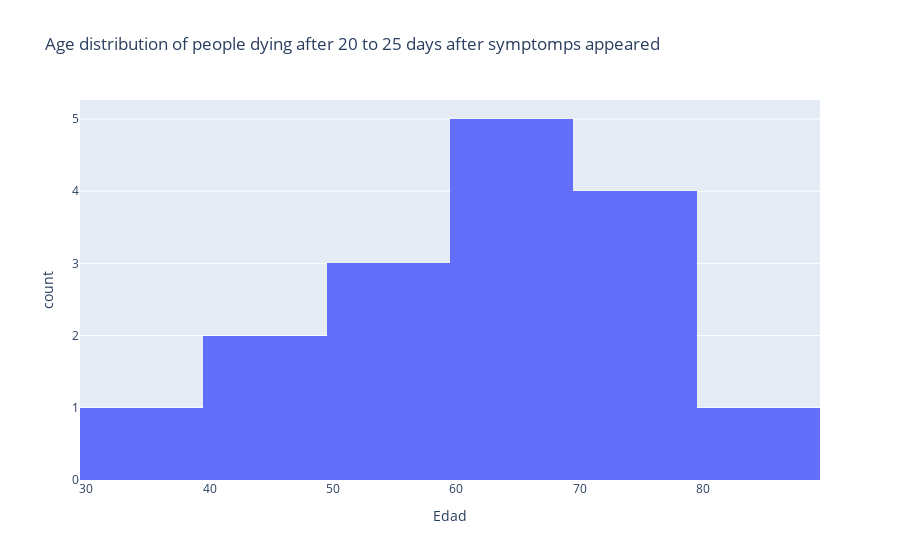

Here is the notebook cell this chart was saved with:
### Markdown cell above
What about people surviving 20 to 25 days? One might expect that they correspond to a much younger population, let's see...

### Code cell
fig = px.histogram(df[(df["Diferencia S_M (días)"] > 20) & (df["Diferencia S_M (días)"] < 25)], x="Edad", nbins=10, title = "Age distribution of people dying after 20 to 25 days after symptomps appeared")
fig.show()

### Figure 1 — Plotly figure (JSON) as saved in the notebook; plotly's stock layout.template omitted (floating-point values rounded to 4 significant figures)
{"data": [{"alignmentgroup": "True", "bingroup": "x", "hovertemplate": "Edad=%{x}<br>count=%{y}<extra></extra>", "legendgroup": "", "marker": {"color": "#636efa"}, "name": "", "nbinsx": 10, "offsetgroup": "", "orientation": "v", "showlegend": false, "type": "histogram", "x": ["62", "49", "48", "50", "33", "57", "62", "85", "62", "59", "79", "66", "67", "79", "73", "79"], "xaxis": "x", "yaxis": "y"}], "layout": {"barmode": "relative", "legend": {"tracegroupgap": 0}, "title": {"text": "Age distribution of people dying after 20 to 25 days after symptomps appeared"}, "xaxis": {"anchor": "y", "domain": [0, 1], "title": {"text": "Edad"}}, "yaxis": {"anchor": "x", "domain": [0, 1], "title": {"text": "count"}}}}
